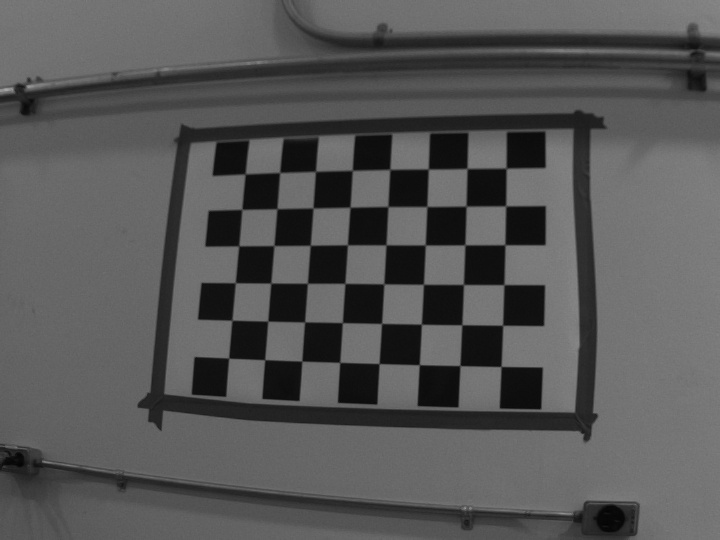
#> input picture system control gui/CameraCalibration/cal_dec_11/cam1/0.jpeg, 720 x 540 px; its folder holds only this picture in this run
$ jupyter execute --allow-errors cameracal.ipynb
#> lines starting #> are read from the running program, lines starting #| are printed output that depends on the picture; long printed decimals are rounded
[cell 1]
import cv2 as cv
import glob
import numpy as np
import matplotlib.pyplot as plt

[cell 2]
def calibrate_camera(images_folder):
#> called with images_folder = 'cam1/*'
    images_names = glob.glob(images_folder)
    print(images_names)
    images = []
    for imname in images_names:
        im = cv.imread(imname, 1)
#> im is the input picture: shape (540, 720, 3); min 3, max 165, mean 86.1
        images.append(im)

    #criteria used by checkerboard pattern detector.
    #Change this if the code can't find the checkerboard
    criteria = (cv.TERM_CRITERIA_EPS + cv.TERM_CRITERIA_MAX_ITER, 30, 0.001)

    rows = 6 #number of checkerboard rows.
    columns = 8 #number of checkerboard columns.
    world_scaling = 90.7 #mm #change this to the real world square size. Or not.

    #coordinates of squares in the checkerboard world space
    objp = np.zeros((rows*columns,3), np.float32)
    objp[:,:2] = np.mgrid[0:rows,0:columns].T.reshape(-1,2)
    objp = world_scaling* objp

    #frame dimensions. Frames should be the same size.
    width = images[0].shape[1]
#> width = 720
    height = images[0].shape[0]
#> height = 540

    #Pixel coordinates of checkerboards
    imgpoints = [] # 2d points in image plane.

    #coordinates of the checkerboard in checkerboard world space.
    objpoints = [] # 3d point in real world space


    for frame in images:
        gray = cv.cvtColor(frame, cv.COLOR_BGR2GRAY)
        # plt.imshow(gray, cmap='gray')
        # plt.show()

        #find the checkerboard
        ret, corners = cv.findChessboardCorners(gray, (rows, columns), None)
        print(ret)

        if ret == True:

            #Convolution size used to improve corner detection. Don't make this too large.
            conv_size = (11, 11)

            #opencv can attempt to improve the checkerboard coordinates
            corners = cv.cornerSubPix(gray, corners, conv_size, (-1, -1), criteria)
            cv.drawChessboardCorners(frame, (rows,columns), corners, ret)
            plt.imshow(frame, cmap='gray')
            plt.show()

            objpoints.append(objp)
            imgpoints.append(corners)
#> this loop made 1 pass
#> (ret, conv_size) on pass 1: (True, (11, 11))
#| True
#> pass 1, in calibrate_camera, `plt.show()`:
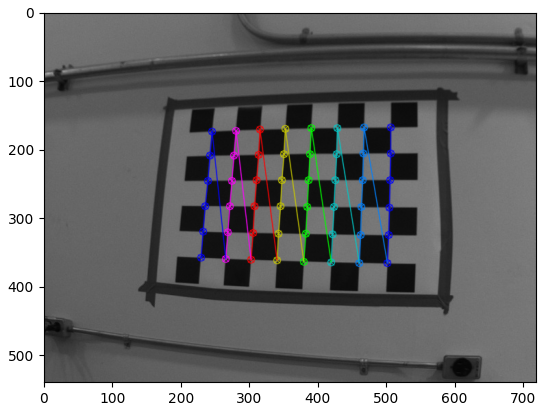
#> figure drawn by matplotlib, 1 panel; B, G, R data is drawn as R, G, B
#> after the loop, imgpoints = 1 item; objpoints = 1 item


    ret, mtx, dist, rvecs, tvecs = cv.calibrateCamera(objpoints, imgpoints, (width, height), None, None)
#> ret = 0.185; mtx = [[806, 0, 368.2], [0, 808.8, 319.5], [0, 0, 1]]; dist = [[-0.631, 9.71, -0.0145, -0.00464, -90.49]]; rvecs = ([0.0449, 0.324, 1.6],); tvecs = ([315.8, -343.3, 1802.5],)
    print('rmse:', ret)
#| rmse: 0.1853
    print('camera matrix:\n', mtx)
#| camera matrix:
#|  [[806.042   0.         368.177]
#|  [  0.         808.751 319.485]
#|  [  0.           0.           1.        ]]
    print('distortion coeffs:', dist)
#| distortion coeffs: [[-6.30597438e-01  9.71190917e+00 -1.44900564e-02 -4.64318317e-03
#|   -9.04943607e+01]]
    print('Rs:\n', rvecs)
#| Rs:
#|  (array([[0.04489],
#|        [0.324],
#|        [1.597]]),)
    print('Ts:\n', tvecs)
#| Ts:
#|  (array([[ 315.807],
#|        [-343.252],
#|        [1802.509]]),)

    return mtx, dist

[cell 3]
# [72 lines left out: function stereo_calibrate, not called in this run]

[cell 4]
mtx1, dist1 = calibrate_camera(images_folder = 'cam1/*')
#> mtx1 = [[806, 0, 368.2], [0, 808.8, 319.5], [0, 0, 1]]; dist1 = [[-0.631, 9.71, -0.0145, -0.00464, -90.49]]
#> (the rest of this cell did not finish here and is left out)


R, T = stereo_calibrate(mtx1, dist1, mtx2, dist2, 'cam1/*', 'cam2/*')


$ run again, on system control gui/CameraCalibration/cal_dec_11/cam1/2.jpeg
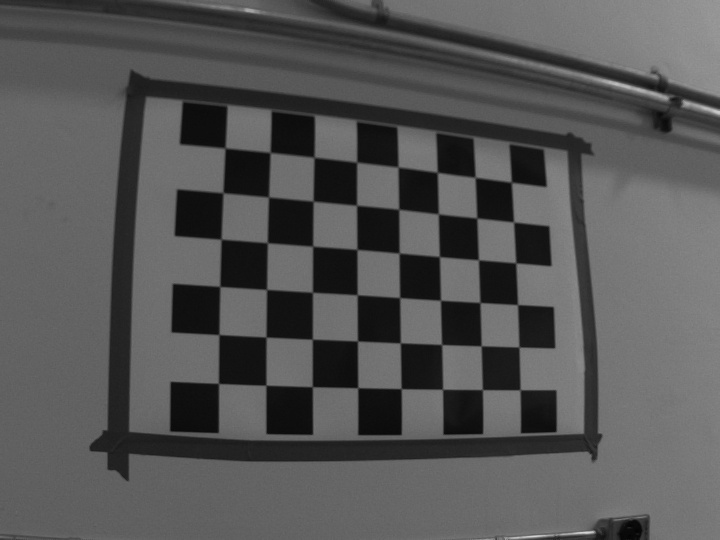
#> input picture system control gui/CameraCalibration/cal_dec_11/cam1/2.jpeg, 720 x 540 px
#> in calibrate_camera, im is the input picture: shape (540, 720, 3); min 3, max 214, mean 85
#> the loop in calibrate_camera, `for frame in images:` made 1 pass
#> (ret, conv_size) on pass 1: (True, (11, 11))
#> (printed output is left out)
#> pass 1, in calibrate_camera, `plt.show()`:
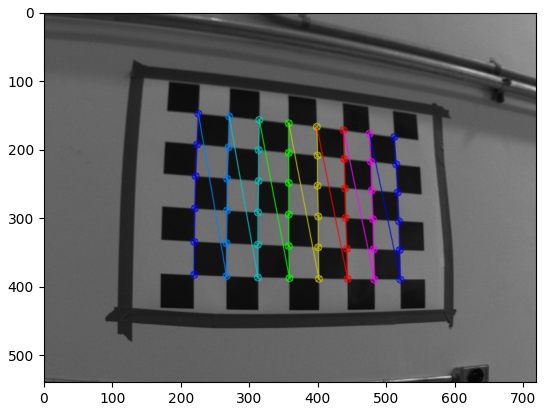
#> figure drawn by matplotlib, 1 panel; B, G, R data is drawn as R, G, B
#> after the loop in calibrate_camera, `for frame in images:`: imgpoints = 1 item
#> in calibrate_camera, `ret, mtx, dist, rvecs, tvecs = cv.calibrateCamera(objpoints, imgpoints..`: ret = 0.194; mtx = [[870.6, 0, 282.1], [0, 817.9, 195.6], [0, 0, 1]]; dist = [[-0.716, 3.86, 0.0435, 0.0528, -15.77]]; rvecs = ([0.154, -0.447, -1.49],); tvecs = ([-117.1, 349.6, 1508.2],)
#| rmse: 0.1942
#| camera matrix:
#|  [[870.580   0.         282.124]
#|  [  0.         817.897 195.646]
#|  [  0.           0.           1.        ]]
#| distortion coeffs: [[ -0.7156   3.861   0.04349   0.05282 -15.771]]
#| Rs:
#|  (array([[ 0.1539],
#|        [-0.4465],
#|        [-1.485]]),)
#| Ts:
#|  (array([[-117.108],
#|        [ 349.579],
#|        [1508.235]]),)
#> mtx1 = [[870.6, 0, 282.1], [0, 817.9, 195.6], [0, 0, 1]]; dist1 = [[-0.716, 3.86, 0.0435, 0.0528, -15.77]]

$ run again, on system control gui/CameraCalibration/cal_dec_11/cam1/3.jpeg
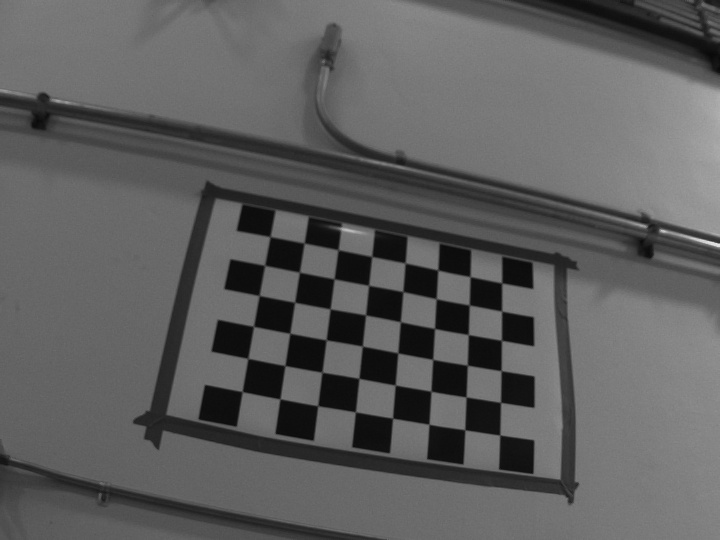
#> input picture system control gui/CameraCalibration/cal_dec_11/cam1/3.jpeg, 720 x 540 px
#> in calibrate_camera, im is the input picture: shape (540, 720, 3); min 8, max 230, mean 93.9
#> the loop in calibrate_camera, `for frame in images:` made 1 pass
#> (ret, conv_size) on pass 1: (True, (11, 11))
#> (printed output is left out)
#> pass 1, in calibrate_camera, `plt.show()`:
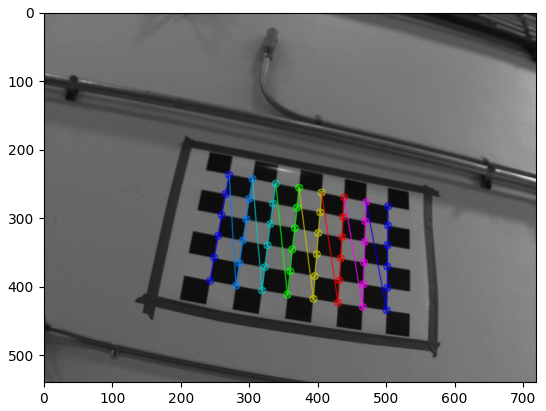
#> figure drawn by matplotlib, 1 panel; B, G, R data is drawn as R, G, B
#> after the loop in calibrate_camera, `for frame in images:`: imgpoints = 1 item
#> in calibrate_camera, `ret, mtx, dist, rvecs, tvecs = cv.calibrateCamera(objpoints, imgpoints..`: ret = 0.232; mtx = [[657.9, 0, 288.6], [0, 596.8, 271.5], [0, 0, 1]]; dist = [[-0.462, 1.71, 0.00797, 0.0449, -4.54]]; rvecs = ([-0.19, -0.446, -1.36],); tvecs = ([-111, 308.9, 1501.5],)
#| rmse: 0.2323
#| camera matrix:
#|  [[657.901   0.         288.590]
#|  [  0.         596.756 271.485]
#|  [  0.           0.           1.        ]]
#| distortion coeffs: [[-0.4621  1.705  0.007969  0.04486 -4.543]]
#| Rs:
#|  (array([[-0.1902],
#|        [-0.4463],
#|        [-1.363]]),)
#| Ts:
#|  (array([[-111.049],
#|        [ 308.871],
#|        [1501.468]]),)
#> mtx1 = [[657.9, 0, 288.6], [0, 596.8, 271.5], [0, 0, 1]]; dist1 = [[-0.462, 1.71, 0.00797, 0.0449, -4.54]]

$ run again, on system control gui/CameraCalibration/cal_dec_11/cam1/1.jpeg
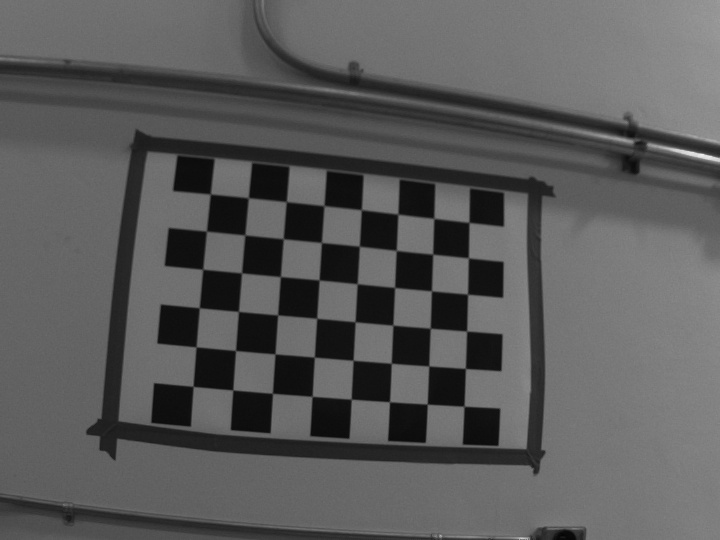
#> input picture system control gui/CameraCalibration/cal_dec_11/cam1/1.jpeg, 720 x 540 px
#> in calibrate_camera, im is the input picture: shape (540, 720, 3); min 4, max 239, mean 90.1
#> the loop in calibrate_camera, `for frame in images:` made 1 pass
#> (ret, conv_size) on pass 1: (True, (11, 11))
#> (printed output is left out)
#> pass 1, in calibrate_camera, `plt.show()`:
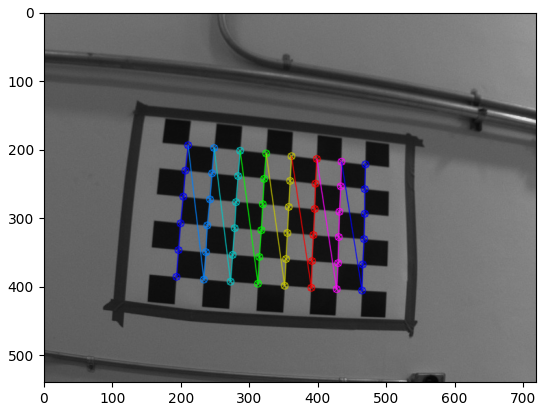
#> figure drawn by matplotlib, 1 panel; B, G, R data is drawn as R, G, B
#> after the loop in calibrate_camera, `for frame in images:`: imgpoints = 1 item
#> in calibrate_camera, `ret, mtx, dist, rvecs, tvecs = cv.calibrateCamera(objpoints, imgpoints..`: ret = 0.126; mtx = [[1121.9, 0, 364.6], [0, 1047.5, 131], [0, 0, 1]]; dist = [[-0.385, -4.96, 0.0859, 0.00966, 29.45]]; rvecs = ([0.00121, -0.436, -1.45],); tvecs = ([-378.8, 584.3, 2440.3],)
#| rmse: 0.1264
#| camera matrix:
#|  [[1.12191240e+03 0.00000000e+00 3.64625800e+02]
#|  [0.00000000e+00 1.04746510e+03 1.30969542e+02]
#|  [0.00000000e+00 0.00000000e+00 1.00000000e+00]]
#| distortion coeffs: [[-3.85289196e-01 -4.96207025e+00  8.58832132e-02  9.66002798e-03
#|    2.94545670e+01]]
#| Rs:
#|  (array([[ 1.21394089e-03],
#|        [-4.35722099e-01],
#|        [-1.45498528e+00]]),)
#| Ts:
#|  (array([[-378.838],
#|        [ 584.255],
#|        [2440.267]]),)
#> mtx1 = [[1121.9, 0, 364.6], [0, 1047.5, 131], [0, 0, 1]]; dist1 = [[-0.385, -4.96, 0.0859, 0.00966, 29.45]]
